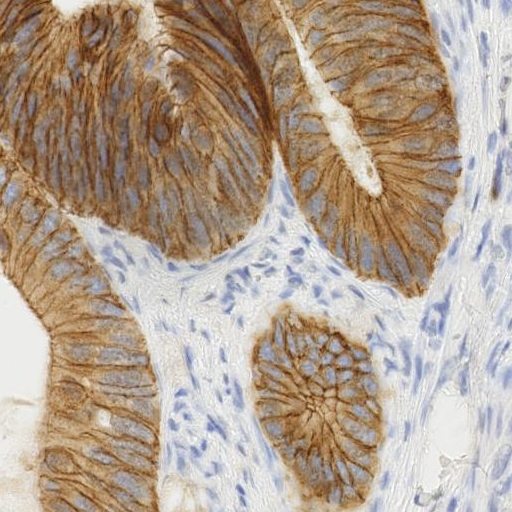
#> input picture archive/visuals/real_euro_brca_tile.png, 512 x 512 px, found by its file name
$ python stage4_ensembles.py
#> lines starting #> are read from the running program, lines starting #| are printed output that depends on the picture; after the words box and inside, x2 and y2 are one past the last pixel; in counts of white or black regions, pixels touching at a corner belong together
import numpy as np
from PIL import Image
from scipy.spatial import KDTree
import os

def space_ensemble_analysis(image_path):
#> called with image_path = 'real_euro_brca_tile.png'
    if not os.path.exists(image_path):
        print(f"Error: {image_path} not found.")
        return

    print(f"\n[SPACE-Lite] Analyzing Cellular Ensembles (PNAS 2025): {image_path}")
    img = Image.open(image_path).convert('RGB')
#> img is the input picture: PIL image 512x512 RGB; mean R, G, B 177.3, 159.8, 144
    data = np.array(img)

    # 1. Segment T-cells (Blue/Purple nuclei)
    t_mask = (data[:,:,2] > 140) & (data[:,:,0] < 120)
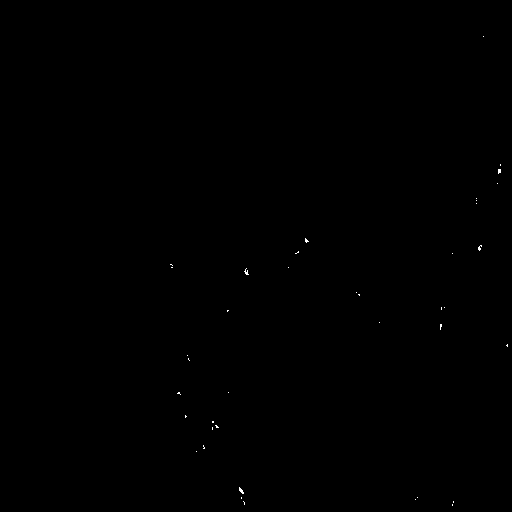
#> t_mask: shape (512, 512) bool; 0.06% white in thin lines or dots, all inside (x1, y1, x2, y2) = (170, 36, 508, 506)
    # 2. Segment Macrophages (Stained Brown/Yellow in many IHC protocols)
    # We target the 'DAB' brown tones seen in the PNAS clusters
    mac_mask = (data[:,:,0] > 140) & (data[:,:,1] > 100) & (data[:,:,2] < 100)
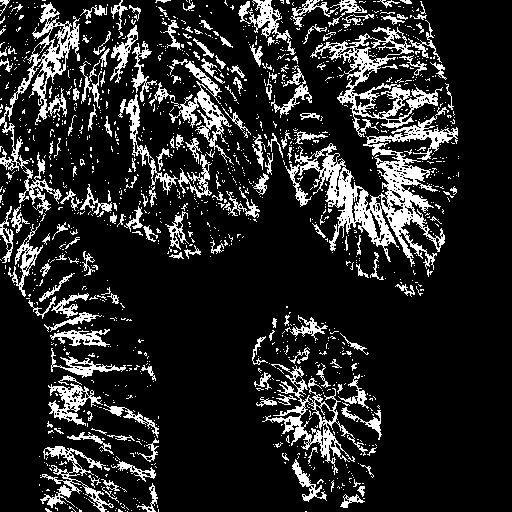
#> mac_mask: shape (512, 512) bool; 15.5% white; 1294 white regions (1111 under 20 px), largest, box (x1, y1, x2, y2) and area: (285, 107, 458, 270) 7010, (0, 2, 80, 215) 3244, (310, 27, 443, 137) 3000

    t_coords = np.argwhere(t_mask)
#> t_coords = 162 pairs, first value 36 to 505, second value 170 to 507
    mac_coords = np.argwhere(mac_mask)
#> mac_coords = 40566 pairs, first value 0 to 511, second value 0 to 458

    if len(t_coords) < 5 or len(mac_coords) < 5:
        print("!! Low cellularity: Cannot detect Ensembles.")
        return

    # SEARCH RADIUS: Based on SPACE (Spatial Patterning Analysis of Cellular Ensembles)
    # We define an 'Ensemble' as a T-cell within 20 pixels of a Macrophage.
    tree = KDTree(mac_coords)
    indices = tree.query_ball_point(t_coords, r=20)

    # Count how many T-cells are 'huddled' in an ensemble
    ensemble_t_cells = sum(1 for match in indices if len(match) > 0)
#> ensemble_t_cells = 21
    ensemble_ratio = ensemble_t_cells / len(t_coords)
#> ensemble_ratio = 0.13

    print("="*45)
    print("      PNAS 2025: SPACE ENSEMBLE REPORT")
    print("="*45)
    print(f"Total T-cells:        {len(t_coords)}")
#| Total T-cells:        162
    print(f"Ensemble-Linked:      {ensemble_t_cells}")
#| Ensemble-Linked:      21
    print(f"Ensemble Ratio:       {ensemble_ratio:.4f}")
#| Ensemble Ratio:       0.1296
    print("-" * 45)

    # Interpretation from PNAS Figure 5G:
    # Log Ratio of Aggregates vs. Null is significantly higher in Postmortem samples.
    if ensemble_ratio > 0.45:
        status = "HIGH AGGREGATION (Advanced TB/Postmortem Profile)"
        insight = "High CD68 Macrophage covariation observed."
    else:
        status = "LOW AGGREGATION (Early/Biopsy Profile)"
        insight = "Diffuse spatial organization detected."

    print(f"STATUS:  {status}")
    print(f"INSIGHT: {insight}")
    print("="*45 + "\n")

if __name__ == "__main__":
    space_ensemble_analysis("real_euro_brca_tile.png")
